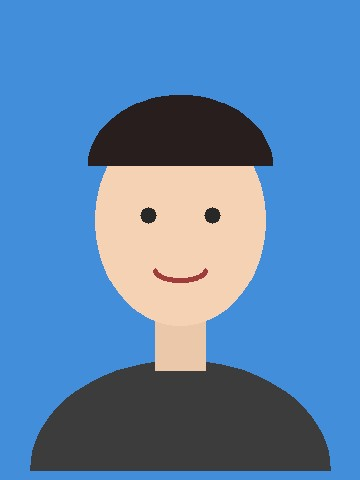
#> input picture labs/data/images/portrait_blue.jpg, 360 x 480 px
$ jupyter execute lab2_1_id_photo.ipynb
#> lines starting #> are read from the running program, lines starting #| are printed output that depends on the picture; after the words box and inside, x2 and y2 are one past the last pixel; in counts of white or black regions, pixels touching at a corner belong together
# 实验 2-1 证件照小工具：裁剪成一寸比例、缩放、把蓝底换成白底

从上到下依次运行每个单元格（Shift + Enter）。标有“← 改这里”的地方是“改一改”练习要修改的位置。

### 第 1 步：读入照片，看看大小

[cell 1]
import cv2

img = cv2.imread("../data/images/portrait_blue.jpg")   # ← 改这里：换成自己的蓝底照片
#> img is the input picture: shape (480, 360, 3); mean B, G, R 177, 132.3, 89.1
h, w = img.shape[:2]                                   # 只要高和宽
#> h = 480; w = 360
print(f"原图：宽 {w}，高 {h}，宽高比 {w / h:.3f}")
#| 原图：宽 360，高 480，宽高比 0.750

### 第 2 步：裁剪成一寸照的比例（宽:高 = 25:35）

[cell 2]
new_w = int(h * 25 / 35)             # 高不变，按比例算出新的宽
#> new_w = 342
x0 = (w - new_w) // 2                # 左右各切掉一样多，人像保持居中
#> x0 = 9
crop = img[:, x0:x0 + new_w]         # 取表格的一块：所有行，第 x0 列到第 x0+new_w 列
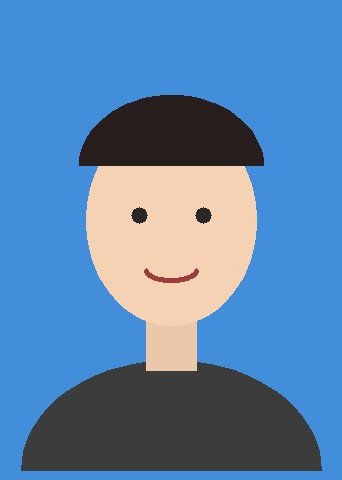
#> crop: shape (480, 342, 3); mean B, G, R 174.9, 131.8, 90.4
print("裁剪后：", crop.shape)
#| 裁剪后： (480, 342, 3)

### 第 3 步：缩放到一寸照的标准像素（295×413）

[cell 3]
photo = cv2.resize(crop, (295, 413))         # 注意先写宽、再写高
print("缩放后：", photo.shape)
#| 缩放后： (413, 295, 3)
cv2.imwrite("lab2_1_blue.jpg", photo)
#> Out = True

### 第 4 步：用 HSV 找出蓝色背景

[cell 4]
hsv = cv2.cvtColor(photo, cv2.COLOR_BGR2HSV)       # 换到 HSV 颜色空间
#> hsv: shape (413, 295, 3); mean H, S, V 73, 127.3, 185.3
lower = (100, 100, 50)                             # 蓝色的下限：色调 H、饱和度 S、亮度 V  ← 改这里
upper = (130, 255, 255)                            # 蓝色的上限
mask = cv2.inRange(hsv, lower, upper)              # 在范围内的像素记为 255（白），否则 0（黑）
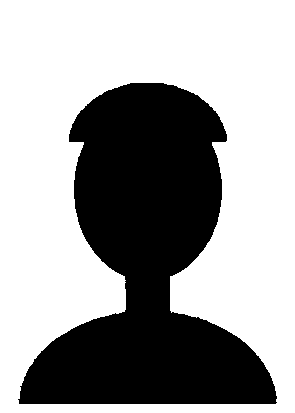
#> mask: shape (413, 295); 63.2% white; 1 black region, box (x1, y1, x2, y2) and area: (18, 83, 277, 404) 44878
print(f"蓝色像素有 {cv2.countNonZero(mask)} 个，占 {cv2.countNonZero(mask) / mask.size:.1%}")
#| 蓝色像素有 76957 个，占 63.2%
cv2.imwrite("lab2_1_mask.png", mask)
#> Out = True

### 第 5 步：把蓝色的地方换成白色，存图

[cell 5]
white = photo.copy()
white[mask == 255] = (255, 255, 255)       # 掩膜是白的地方，颜色改成白色（蓝, 绿, 红）  ← 改这里
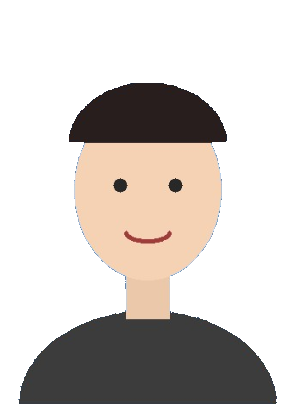
#> white: shape (413, 295, 3); mean B, G, R 199.4, 203.8, 209.6
cv2.imwrite("lab2_1_white.jpg", white)
print("白底证件照存为 lab2_1_white.jpg")
